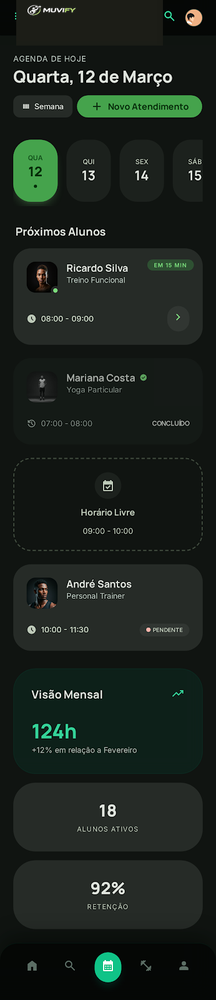
#> input picture mobile-app/assets/stitch-screens/agenda_profissional_dark.png, 216 x 1000 px, shrunk from 346 x 1600 before the run, found by its file name; its folder holds 4 pictures in this run
$ python analyze-runtime-vs-stitch.py
#> lines starting #> are read from the running program, lines starting #| are printed output that depends on the picture; after the words box and inside, x2 and y2 are one past the last pixel; in counts of white or black regions, pixels touching at a corner belong together; pictures that were not available may be replaced by others from this repository, and a replacement may not be noted
import json
import os
from datetime import datetime
from PIL import Image, ImageChops, ImageStat

RUNTIME_DIRS = {
    "dark": r"C:\Users\Danilo\Documents\testes app\muvify-prints-dark",
    "light": r"C:\Users\Danilo\Documents\testes app\muvify-prints-light-runtime",
}
STITCH_DIR = r"C:\Users\Danilo\Documents\dev\personal-app-backend\mobile-app\assets\stitch-screens"
OUT_ROOT = r"C:\Users\Danilo\Documents\testes app"


def ensure_dir(path):
    os.makedirs(path, exist_ok=True)


def list_runtime_pngs(mode_dir):
    files = [f for f in os.listdir(mode_dir) if f.lower().endswith('.png')]
    files.sort()
    return files


def list_stitch_pngs(mode):
    suffix = f"_{mode}.png"
    files = [f for f in os.listdir(STITCH_DIR) if f.lower().endswith(suffix)]
    files.sort()
    return files


def load_rgba(path):
    with Image.open(path) as im:
        return im.convert("RGBA")


def mean_abs_diff(img_a, img_b):
    if img_a.size != img_b.size:
        img_b = img_b.resize(img_a.size, Image.Resampling.BILINEAR)
    diff = ImageChops.difference(img_a, img_b)
    st = ImageStat.Stat(diff)
    return sum(st.mean) / len(st.mean)


def mask_from_diff(diff_img, threshold=12):
    g = diff_img.convert("L")
    return g.point(lambda p: 255 if p > threshold else 0, mode="L")


def nonzero_ratio(mask_img):
    hist = mask_img.histogram()
    total = mask_img.size[0] * mask_img.size[1]
    zeros = hist[0]
    nz = total - zeros
    return nz, total, (nz / total * 100.0 if total else 0.0)


def connected_components(mask_img, min_area=40):
    w, h = mask_img.size
    pix = mask_img.load()
    visited = bytearray(w * h)
    comps = []

    def idx(x, y):
        return y * w + x

    for y in range(h):
        for x in range(w):
            if pix[x, y] == 0:
                continue
            i = idx(x, y)
            if visited[i]:
                continue

            stack = [(x, y)]
            visited[i] = 1
            area = 0
            min_x = max_x = x
            min_y = max_y = y

            while stack:
                cx, cy = stack.pop()
                area += 1
                if cx < min_x:
                    min_x = cx
                if cx > max_x:
                    max_x = cx
                if cy < min_y:
                    min_y = cy
                if cy > max_y:
                    max_y = cy

                for nx, ny in ((cx - 1, cy), (cx + 1, cy), (cx, cy - 1), (cx, cy + 1)):
                    if nx < 0 or ny < 0 or nx >= w or ny >= h:
                        continue
                    ni = idx(nx, ny)
                    if visited[ni]:
                        continue
                    if pix[nx, ny] == 0:
                        continue
                    visited[ni] = 1
                    stack.append((nx, ny))

            if area >= min_area:
                comps.append({
                    "area": area,
                    "bbox": [min_x, min_y, max_x + 1, max_y + 1],
                    "center": [(min_x + max_x) / 2.0, (min_y + max_y) / 2.0],
                })

    comps.sort(key=lambda c: c["area"], reverse=True)
    return comps


def region_label(center_x, center_y, width, height):
    if center_y < height / 3:
        v = "topo"
    elif center_y < 2 * height / 3:
        v = "meio"
    else:
        v = "base"

    if center_x < width / 3:
        h = "esquerda"
    elif center_x < 2 * width / 3:
        h = "centro"
    else:
        h = "direita"

    return f"{v}-{h}"


def luminance_from_mean(rgb_mean):
    r, g, b = rgb_mean
    return 0.2126 * r + 0.7152 * g + 0.0722 * b


def crop_mean_rgb(img, bbox):
    x1, y1, x2, y2 = bbox
    if x2 <= x1 or y2 <= y1:
        return (0.0, 0.0, 0.0)
    crop = img.crop((x1, y1, x2, y2)).convert("RGB")
    st = ImageStat.Stat(crop)
    return tuple(st.mean)


def analyze_pair(runtime_path, ref_path, diff_artifact_path):
    runtime_img = load_rgba(runtime_path)
    ref_img = load_rgba(ref_path)

    size_match = runtime_img.size == ref_img.size
    if not size_match:
        ref_img = ref_img.resize(runtime_img.size, Image.Resampling.BILINEAR)

    diff = ImageChops.difference(runtime_img, ref_img)
    diff_bbox = diff.getbbox()

    mask_any = mask_from_diff(diff, threshold=0)
    nz_any, total, pct_any = nonzero_ratio(mask_any)

    mask_sig = mask_from_diff(diff, threshold=12)
    nz_sig, _, pct_sig = nonzero_ratio(mask_sig)

    comps = connected_components(mask_sig, min_area=50)

    comp_details = []
    for comp in comps[:6]:
        bbox = comp["bbox"]
        cx, cy = comp["center"]
        runtime_mean = crop_mean_rgb(runtime_img, bbox)
        ref_mean = crop_mean_rgb(ref_img, bbox)
        l_run = luminance_from_mean(runtime_mean)
        l_ref = luminance_from_mean(ref_mean)
        tone = "runtime mais claro" if l_run > l_ref + 2 else ("runtime mais escuro" if l_run < l_ref - 2 else "luminância semelhante")
        comp_details.append({
            "area": comp["area"],
            "bbox": bbox,
            "region": region_label(cx, cy, runtime_img.size[0], runtime_img.size[1]),
            "runtime_luminance": round(l_run, 2),
            "reference_luminance": round(l_ref, 2),
            "tone": tone,
        })

    ensure_dir(os.path.dirname(diff_artifact_path))
    diff.convert("RGB").save(diff_artifact_path)

    return {
        "size_match": size_match,
        "runtime_size": list(runtime_img.size),
        "reference_size": list(ref_img.size),
        "diff_bbox": list(diff_bbox) if diff_bbox else None,
        "diff_pixels": nz_any,
        "diff_pixels_pct": round(pct_any, 4),
        "significant_diff_pixels": nz_sig,
        "significant_diff_pixels_pct": round(pct_sig, 4),
        "components": comp_details,
    }


def best_reference(runtime_img, ref_candidates):
    best = None
    top = []
    for ref_name, ref_img in ref_candidates:
        score = mean_abs_diff(runtime_img, ref_img)
        top.append((ref_name, score))
        if best is None or score < best[1]:
            best = (ref_name, score)

    top.sort(key=lambda t: t[1])
    return best, top[:3]


def main():
    stamp = datetime.now().strftime("%Y%m%d-%H%M%S")
    out_dir = os.path.join(OUT_ROOT, f"comparativo-runtime-vs-stitch-{stamp}")
    diff_dir = os.path.join(out_dir, "diffs")
    ensure_dir(diff_dir)

    report = {
        "generated_at": datetime.now().isoformat(),
        "runtime_dirs": RUNTIME_DIRS,
        "stitch_dir": STITCH_DIR,
        "modes": {},
        "summary": {},
    }

    for mode, runtime_dir in RUNTIME_DIRS.items():
        runtime_files = list_runtime_pngs(runtime_dir)
        stitch_files = list_stitch_pngs(mode)

        ref_candidates = []
        for ref in stitch_files:
            ref_path = os.path.join(STITCH_DIR, ref)
            ref_candidates.append((ref, load_rgba(ref_path)))
#> in load_rgba, im is the input picture: PIL image 216x1000 RGBA; mean R, G, B, A 27.4, 35.7, 29.6, 255

        mode_entries = []
#> mode_entries = []

        for runtime_file in runtime_files:
            runtime_path = os.path.join(runtime_dir, runtime_file)
            runtime_img = load_rgba(runtime_path)

            # Splash não existe no pacote stitch-screens
            if runtime_file.lower().startswith("01-auth-splash-intro"):
                mode_entries.append({
                    "runtime_file": runtime_file,
                    "matched_reference": None,
                    "match_score_mean_abs_diff": None,
                    "top3_candidates": [],
                    "analysis": {
                        "note": "Tela de splash sem equivalente direto no pacote stitch-screens"
                    },
                })
                continue

            best, top3 = best_reference(runtime_img, ref_candidates)
#> the loop in best_reference, `for ref_name, ref_img in ref_candidates:` made 2 passes
#> pass 2, in mean_abs_diff (call 2), `img_b = img_b.resize(img_a.size, Image.Resampling.BILINEAR)`:
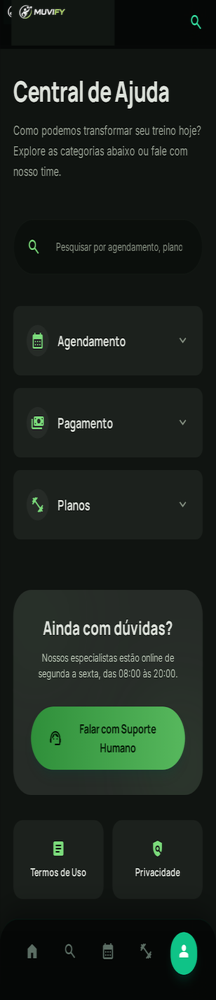
#> img_b: PIL image 216x1000 RGBA; mean R, G, B, A 27.4, 36.6, 29.2, 255; transparent parts drawn white
            best_ref_name, best_score = best
            best_ref_path = os.path.join(STITCH_DIR, best_ref_name)

            diff_artifact_path = os.path.join(diff_dir, mode, runtime_file)
            analysis = analyze_pair(runtime_path, best_ref_path, diff_artifact_path)
#> in analyze_pair, `diff_bbox = diff.getbbox()`: diff_bbox = None
#> in mask_from_diff, `g = diff_img.convert("L")`: g: PIL image 216x1000 L; every value is 0
#> in nonzero_ratio, `hist = mask_img.histogram()`: hist = 256 values, max 216000 at index 0, min 0 at index 1, mean 843.8
#> in nonzero_ratio, `zeros = hist[0]`: zeros = 216000
#> in nonzero_ratio, `nz = total - zeros`: nz = 0
#> in analyze_pair, `nz_any, total, pct_any = nonzero_ratio(mask_any)`: total = 216000; pct_any = 0
#> in analyze_pair, `comps = connected_components(mask_sig, min_area=50)`: comps = []

            mode_entries.append({
                "runtime_file": runtime_file,
                "matched_reference": best_ref_name,
                "match_score_mean_abs_diff": round(best_score, 4),
                "top3_candidates": [
                    {"reference": name, "mean_abs_diff": round(score, 4)}
                    for name, score in top3
                ],
                "analysis": analysis,
            })

        report["modes"][mode] = mode_entries

        comparable = [e for e in mode_entries if e["matched_reference"]]
        full_match = [
            e for e in comparable
            if e["analysis"]["diff_pixels_pct"] == 0.0 and e["analysis"]["size_match"]
        ]

        report["summary"][mode] = {
            "runtime_total": len(runtime_files),
            "comparable_total": len(comparable),
            "full_pixel_match_total": len(full_match),
            "mismatch_total": len(comparable) - len(full_match),
        }
#> pass 2 of the loop in main, `for mode, runtime_dir in RUNTIME_DIRS.items():`:
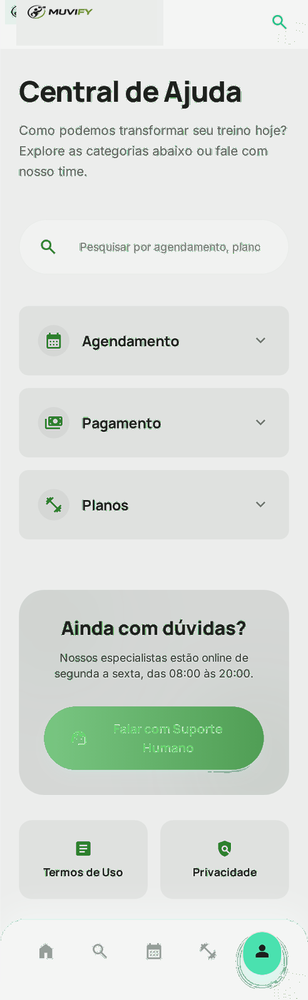
#> input picture mobile-app/assets/stitch-screens/ajuda_e_suporte_light.png, 308 x 1000 px, shrunk from 492 x 1600 before the run, found by its file name
#> in load_rgba, im is the input picture: PIL image 308x1000 RGB; mean R, G, B 218.5, 224.6, 219.4
#> the loop in best_reference (call 2), `for ref_name, ref_img in ref_candidates:` made 1 pass
#> (ref_name, score, best) on pass 1: ('ajuda_e_suporte_light.png', 142.9, ('ajuda_e_suporte_light.png', 142.9))
#> in main, `best, top3 = best_reference(runtime_img, ref_candidates)`: best = ('ajuda_e_suporte_light.png', 142.9); top3 = [('ajuda_e_suporte_light.png', 142.9)]
#> best_ref_name = 'ajuda_e_suporte_light.png'; best_score = 142.9
#> diff_bbox = (25, 3, 77, 18)
#> in mask_from_diff (call 3), `return g.point(lambda p: 255 if p > threshold else 0, mode="L")`:
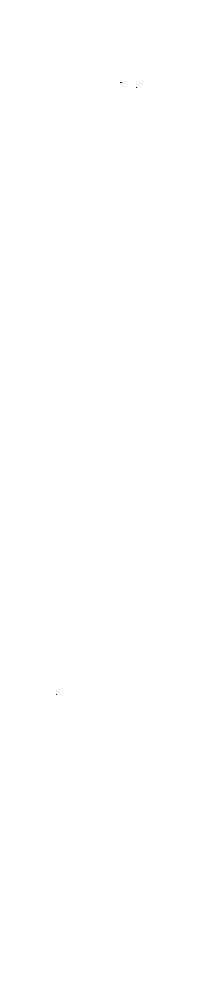
#> returned value: PIL image 216x1000 L; 100% white; black in thin lines or dots, all inside (x1, y1, x2, y2) = (56, 82, 137, 695)
#> nz_any = 215996; pct_any = 100
#> nz_sig = 214496; pct_sig = 99.3
#> in analyze_pair (call 2), `comps = connected_components(mask_sig, min_area=50)`: comps = 1 item
#> the loop in analyze_pair (call 2), `for comp in comps[:6]:` made 1 pass
#> (cx, cy, runtime_mean) on pass 1: (107.5, 499.5, (27.37, 35.71, 29.57))
#> in analyze_pair (call 2), `diff.convert("RGB").save(diff_artifact_path)`:
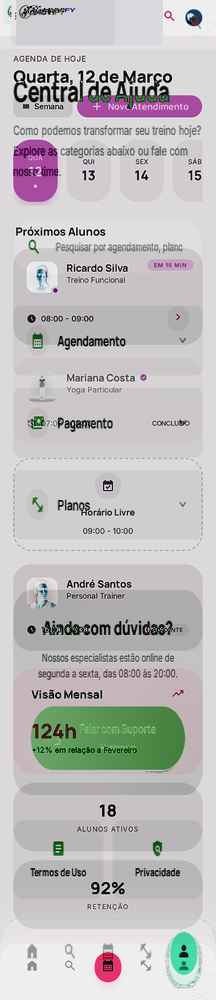
#> saved as agenda_profissional_dark.png: PIL image 216x1000 RGB; mean R, G, B 191.6, 189.6, 190.3
#> analysis = 9 items
#> comparable = 1 item
#> full_match = []

    json_path = os.path.join(out_dir, "report.json")
    with open(json_path, "w", encoding="utf-8") as f:
        json.dump(report, f, ensure_ascii=False, indent=2)

    md_lines = []
    md_lines.append("# Comparativo Runtime vs Stitch (pixel a pixel)\n")
    md_lines.append(f"Gerado em: `{report['generated_at']}`\n")
    md_lines.append("")

    for mode in ("dark", "light"):
        s = report["summary"].get(mode, {})
        md_lines.append(f"## Modo {mode}")
        md_lines.append(f"- Telas runtime: {s.get('runtime_total', 0)}")
        md_lines.append(f"- Telas comparáveis: {s.get('comparable_total', 0)}")
        md_lines.append(f"- Match pixel perfeito: {s.get('full_pixel_match_total', 0)}")
        md_lines.append(f"- Com diferenças: {s.get('mismatch_total', 0)}")
        md_lines.append("")

        md_lines.append("| Tela runtime | Referência Stitch (best match) | Dif. px (%) | Dif. significativa (%) | Região principal |")
        md_lines.append("|---|---|---:|---:|---|")

        for entry in report["modes"].get(mode, []):
            rf = entry["runtime_file"]
            ref = entry["matched_reference"]
            if not ref:
                md_lines.append(f"| {rf} | (sem equivalente direto) | - | - | - |")
                continue
            an = entry["analysis"]
            reg = an["components"][0]["region"] if an.get("components") else "sem componente relevante"
            md_lines.append(
                f"| {rf} | {ref} | {an['diff_pixels_pct']:.4f} | {an['significant_diff_pixels_pct']:.4f} | {reg} |"
            )

        md_lines.append("")

    md_path = os.path.join(out_dir, "report.md")
    with open(md_path, "w", encoding="utf-8") as f:
        f.write("\n".join(md_lines))

    print(json.dumps({
        "out_dir": out_dir,
        "json_report": json_path,
        "md_report": md_path,
        "summary": report["summary"],
    }, ensure_ascii=False, indent=2))


if __name__ == "__main__":
    main()
